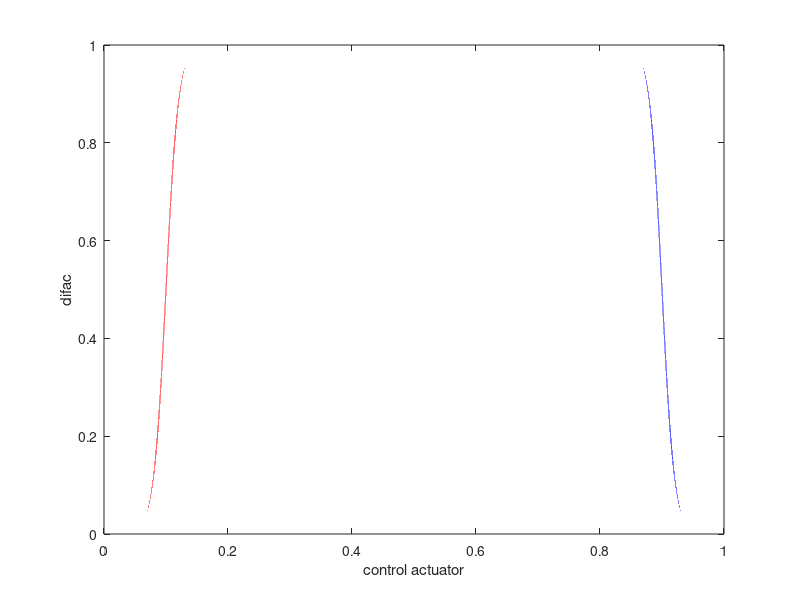
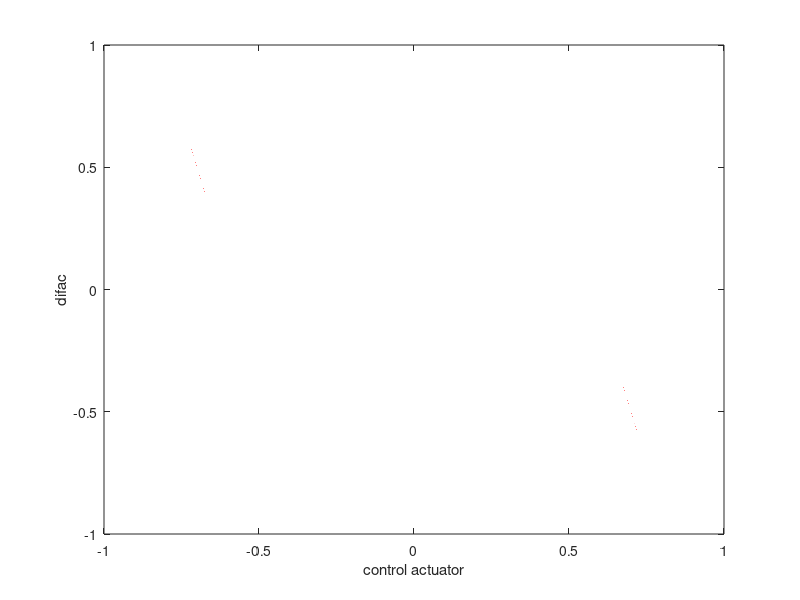
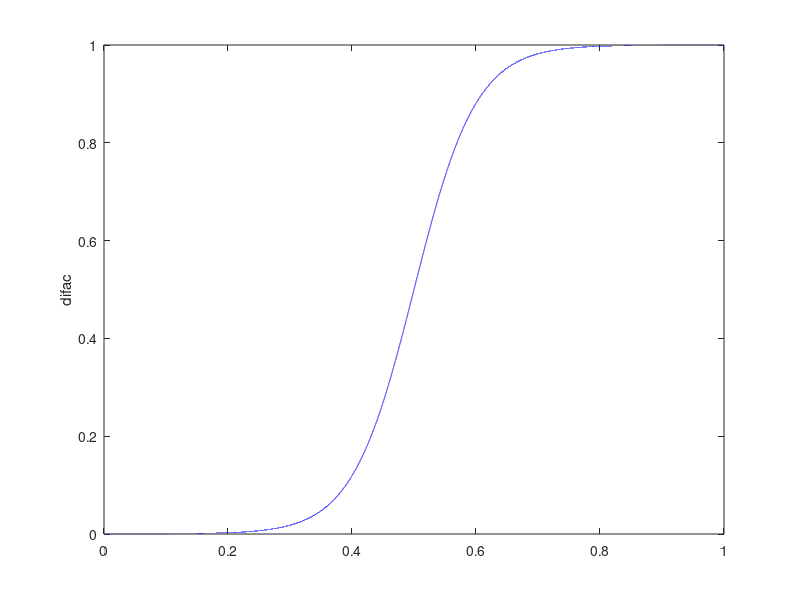

Write the MATLAB code that produced these figures, in order.
 x=linspace(0,1,1e6);
 logist=@(x) 1./(1+exp(-x));
 aw_thresh=0.1; %how far away from the edge aw starts (full range 0-1)
aw_fun=@(x,y) (logist((x-aw_thresh)*10/aw_thresh))*(y>0)+(1-logist((x-1+aw_thresh)*10/aw_thresh))*(y<0)
figure(1)
plot(x,aw_fun(x,1),'r')
hold on
plot(x,aw_fun(x,-1),'b')
hold off
xlabel('control actuator')
ylabel('difac')

figure(2)
clf
 x=linspace(-1,1,1e6);
 logist=@(x) 1./(1+exp(-x));
aw_thresh_rate=0.3;
aw_fun_rate=@(x) -logist((x-aw_thresh_rate+1)*5/aw_thresh_rate)+1-logist((x-1+aw_thresh_rate)*5/aw_thresh_rate);
plot(x,aw_fun_rate(x),'r')
xlabel('control actuator')
ylabel('difac')



figure(3)
clf
x=linspace(0,1,1e5);
logist=@(x) 1./(1+exp(-x));
aw_rate_thersh=0.5;
rate_lim=@(x) (logist((x-aw_rate_thersh)*10/aw_rate_thersh))
plot(x,rate_lim(x),'b')

ylabel('difac')